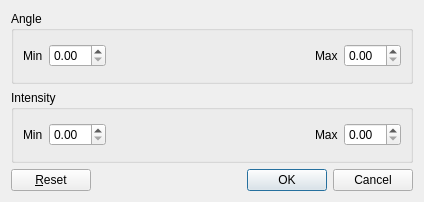
<?xml version="1.0" encoding="UTF-8"?>
<ui version="4.0">
 <class>ZoomRangeDialog</class>
 <widget class="QDialog" name="ZoomRangeDialog">
  <property name="geometry">
   <rect>
    <x>0</x>
    <y>0</y>
    <width>424</width>
    <height>202</height>
   </rect>
  </property>
  <property name="windowTitle">
   <string>Zoom Range</string>
  </property>
  <layout class="QVBoxLayout" name="verticalLayout">
   <item>
    <widget class="QGroupBox" name="groupBox">
     <property name="title">
      <string>Angle</string>
     </property>
     <layout class="QHBoxLayout" name="horizontalLayout_3">
      <item>
       <widget class="QLabel" name="label">
        <property name="text">
         <string>Min</string>
        </property>
       </widget>
      </item>
      <item>
       <widget class="QDoubleSpinBox" name="doubleSpinBoxMinA"/>
      </item>
      <item>
       <spacer name="horizontalSpacer_2">
        <property name="orientation">
         <enum>Qt::Horizontal</enum>
        </property>
        <property name="sizeHint" stdset="0">
         <size>
          <width>166</width>
          <height>20</height>
         </size>
        </property>
       </spacer>
      </item>
      <item>
       <widget class="QLabel" name="label_2">
        <property name="text">
         <string>Max</string>
        </property>
       </widget>
      </item>
      <item>
       <widget class="QDoubleSpinBox" name="doubleSpinBoxMaxA"/>
      </item>
     </layout>
    </widget>
   </item>
   <item>
    <widget class="QGroupBox" name="groupBox_2">
     <property name="title">
      <string>Intensity</string>
     </property>
     <layout class="QHBoxLayout" name="horizontalLayout_2">
      <item>
       <widget class="QLabel" name="label_4">
        <property name="text">
         <string>Min</string>
        </property>
       </widget>
      </item>
      <item>
       <widget class="QDoubleSpinBox" name="doubleSpinBoxMinI"/>
      </item>
      <item>
       <spacer name="horizontalSpacer">
        <property name="orientation">
         <enum>Qt::Horizontal</enum>
        </property>
        <property name="sizeHint" stdset="0">
         <size>
          <width>40</width>
          <height>20</height>
         </size>
        </property>
       </spacer>
      </item>
      <item>
       <widget class="QLabel" name="label_3">
        <property name="text">
         <string>Max</string>
        </property>
       </widget>
      </item>
      <item>
       <widget class="QDoubleSpinBox" name="doubleSpinBoxMaxI"/>
      </item>
     </layout>
    </widget>
   </item>
   <item>
    <layout class="QHBoxLayout" name="horizontalLayout">
     <item>
      <widget class="QPushButton" name="pushButtonReset">
       <property name="text">
        <string>&amp;Reset</string>
       </property>
      </widget>
     </item>
     <item>
      <spacer name="horizontalSpacer_6">
       <property name="orientation">
        <enum>Qt::Horizontal</enum>
       </property>
       <property name="sizeHint" stdset="0">
        <size>
         <width>40</width>
         <height>20</height>
        </size>
       </property>
      </spacer>
     </item>
     <item>
      <widget class="QDialogButtonBox" name="buttonBox">
       <property name="orientation">
        <enum>Qt::Horizontal</enum>
       </property>
       <property name="standardButtons">
        <set>QDialogButtonBox::Cancel|QDialogButtonBox::Ok</set>
       </property>
      </widget>
     </item>
    </layout>
   </item>
  </layout>
 </widget>
 <tabstops>
  <tabstop>doubleSpinBoxMinA</tabstop>
  <tabstop>doubleSpinBoxMaxA</tabstop>
  <tabstop>doubleSpinBoxMinI</tabstop>
  <tabstop>doubleSpinBoxMaxI</tabstop>
  <tabstop>pushButtonReset</tabstop>
 </tabstops>
 <resources/>
 <connections>
  <connection>
   <sender>buttonBox</sender>
   <signal>accepted()</signal>
   <receiver>ZoomRangeDialog</receiver>
   <slot>accept()</slot>
   <hints>
    <hint type="sourcelabel">
     <x>385</x>
     <y>295</y>
    </hint>
    <hint type="destinationlabel">
     <x>157</x>
     <y>274</y>
    </hint>
   </hints>
  </connection>
  <connection>
   <sender>buttonBox</sender>
   <signal>rejected()</signal>
   <receiver>ZoomRangeDialog</receiver>
   <slot>reject()</slot>
   <hints>
    <hint type="sourcelabel">
     <x>385</x>
     <y>295</y>
    </hint>
    <hint type="destinationlabel">
     <x>286</x>
     <y>274</y>
    </hint>
   </hints>
  </connection>
  <connection>
   <sender>pushButtonReset</sender>
   <signal>clicked()</signal>
   <receiver>ZoomRangeDialog</receiver>
   <slot>resetValues()</slot>
   <hints>
    <hint type="sourcelabel">
     <x>61</x>
     <y>280</y>
    </hint>
    <hint type="destinationlabel">
     <x>21</x>
     <y>228</y>
    </hint>
   </hints>
  </connection>
 </connections>
 <slots>
  <slot>resetValues()</slot>
 </slots>
</ui>
